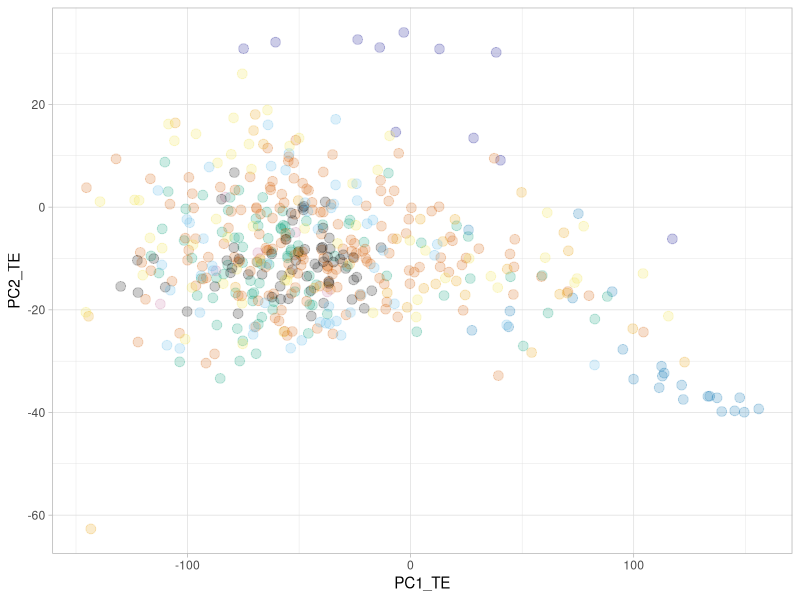
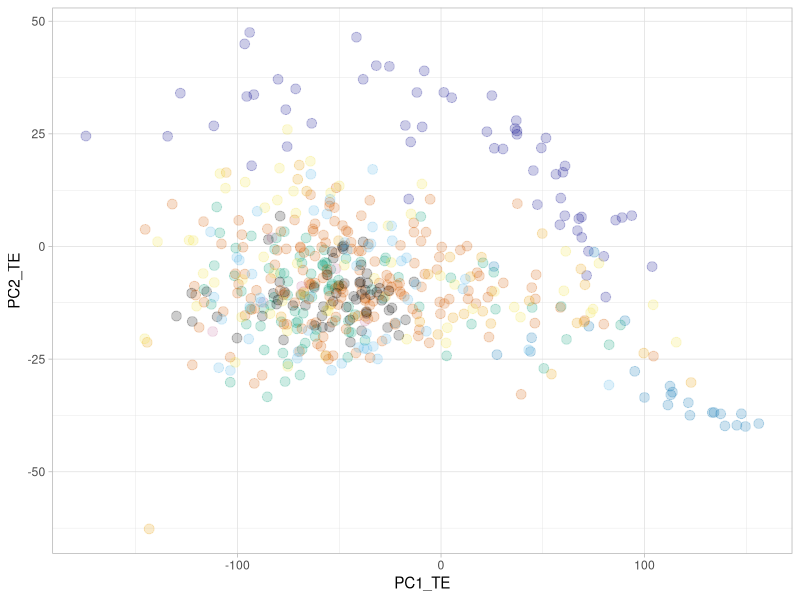
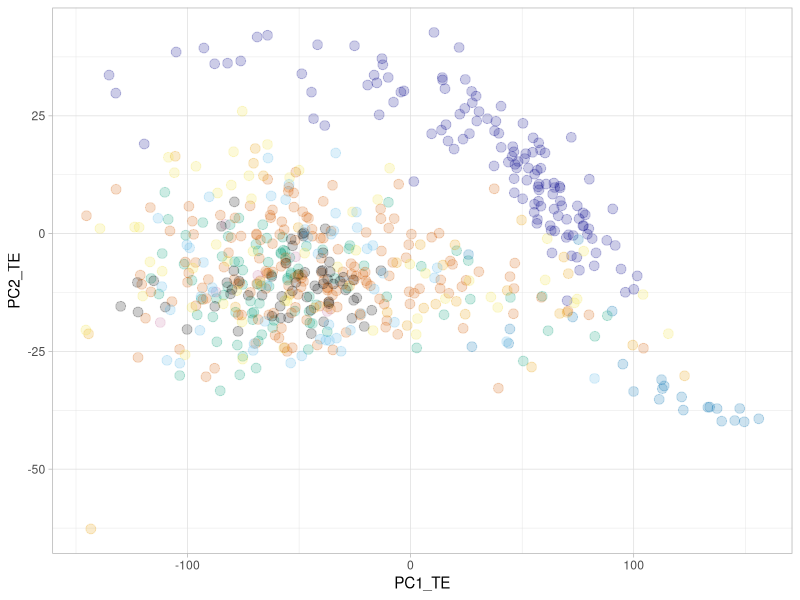
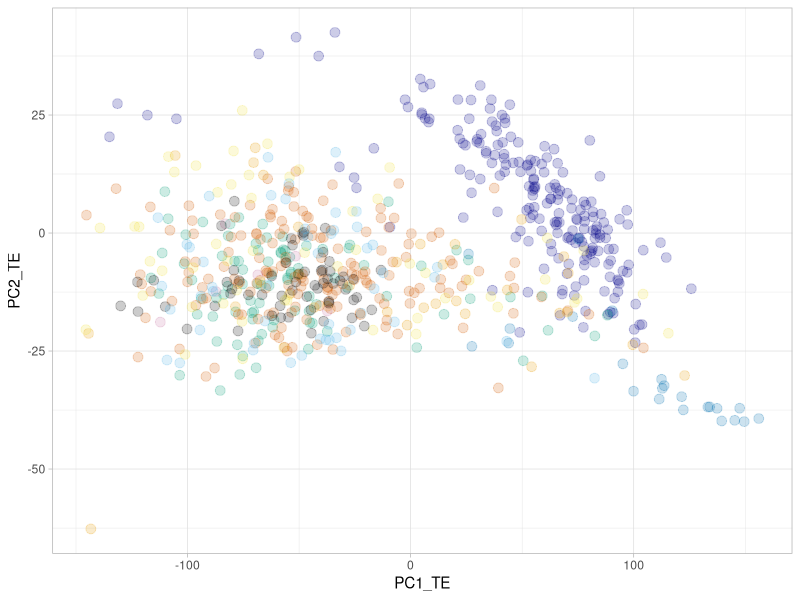
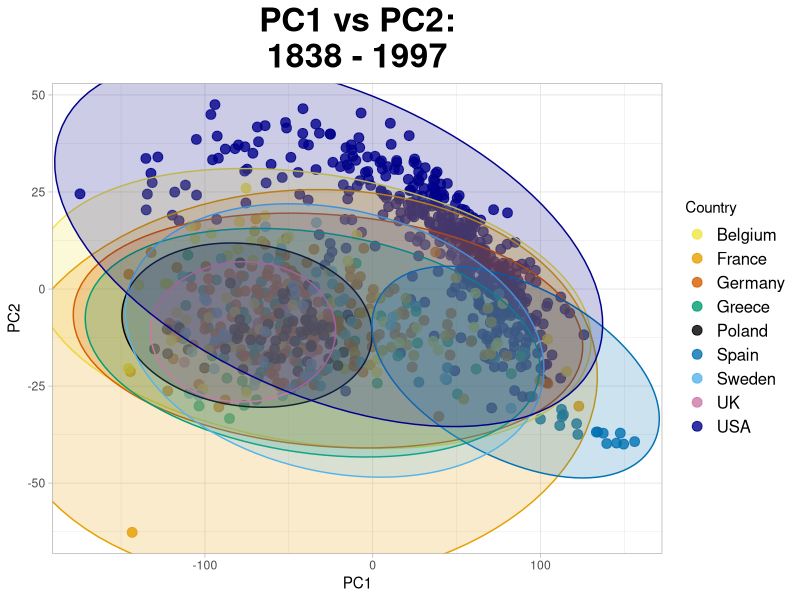

Write the R code that produced these figures, in order. (Note: this script raises an error after producing the figures.)
################################
#Transposon Clusters############
################################

library(car)
library(dplyr)  # For data manipulation
library(ggplot2)
library(ggforce)  # For confidence ellipses

pca_data <- read.csv("herbarium_structure_dataframe_542025.csv")
countries <- pca_data$Country

# Assign colors to each country
country_colors <- as.factor(countries)  # Convert countries to a factor
palette <- rainbow(length(levels(country_colors)))  # Generate a color palette
point_colors <- palette[country_colors]  # Map countries to colors

colorBlindBlack8 <- c("#F0E442", "#E69F00", "#D55E00", "#009E73", 
                      "#000000", "#0072B2", "#56B4E9", "#CC79A7", "darkblue")

# Plot using ggplot for Ttotal
Ttotal <- ggplot(pca_data, aes(x = PC1_TE, y = PC2_TE, color = Country)) +
  geom_point(size = 3, alpha = 0.8) +  # Scatter plot
  geom_mark_ellipse(aes(fill = Country), alpha = 0.2, show.legend = FALSE) +  # Confidence ellipses
  scale_color_manual(values = colorBlindBlack8) +  # Apply dynamically generated palette
  scale_fill_manual(values = colorBlindBlack8) +  # Match fill colors for ellipses
  labs(title = "PC1 vs PC2:\n1838 - 1997", x = "PC1", y = "PC2") +  # Labels
  theme_light() +
  theme(
    plot.title = element_text(hjust = 0.5, face = "bold", size = 24),  # Center, bold, and increase size
    legend.text = element_text(size = 12)  # Increase legend text size
  ) 

min_year <- min(pca_data[!is.na(pca_data$Year), "Year"])  # Get the minimum year from the data

# Filter the data
filtered_data_T1 <- pca_data %>%
    filter(
        (H_C == "C") | (H_C == "H" & Year >= min_year & Year <= min_year + 39)
    )

# Filter the data
filtered_data_T2 <- pca_data %>%
    filter(
        (H_C == "C") | (H_C == "H" & Year >= min_year + 40 & Year <= min_year + 79)
    )

# Filter the data
filtered_data_T3 <- pca_data %>%
    filter(
        (H_C == "C") | (H_C == "H" & Year >= min_year + 80 & Year <= min_year + 119)
    )

# Filter the data
filtered_data_T4 <- pca_data %>%
    filter(
        (H_C == "C") | (H_C == "H" & Year >= min_year + 120 & Year <= min_year + 159)
    )


# Plot using ggplot for filtered_data_T1
T1 <- ggplot(filtered_data_T1, aes(x = PC1_TE, y = PC2_TE, color = Country)) +
  geom_point(aes(alpha = 0.2), size = 3) +  # Adjust alpha for "C" rows
  scale_color_manual(values = colorBlindBlack8) +  # Apply dynamically generated palette
  scale_fill_manual(values = colorBlindBlack8) +  # Match fill colors for ellipses
  scale_alpha_identity() +  # Use the alpha values directly
  theme_light() + theme(legend.position = "none", plot.title = element_text(hjust = 0.5))

# Repeat for filtered_data_T2
T2 <- ggplot(filtered_data_T2, aes(x = PC1_TE, y = PC2_TE, color = Country)) +
  geom_point(aes(alpha = 0.2), size = 3) +  # Adjust alpha for "C" rows
  scale_color_manual(values = colorBlindBlack8) +  # Apply dynamically generated palette
  scale_fill_manual(values = colorBlindBlack8) +  # Match fill colors for ellipses
  scale_alpha_identity() +  # Use the alpha values directly
  theme_light() + theme(legend.position = "none", plot.title = element_text(hjust = 0.5))

# Repeat for filtered_data_T3
T3 <- ggplot(filtered_data_T3, aes(x = PC1_TE, y = PC2_TE, color = Country)) +
  geom_point(aes(alpha = 0.2), size = 3) +  # Adjust alpha for "C" rows
  scale_color_manual(values = colorBlindBlack8) +  # Apply dynamically generated palette
  scale_fill_manual(values = colorBlindBlack8) +  # Match fill colors for ellipses
  scale_alpha_identity() +  # Use the alpha values directly
  theme_light() + theme(legend.position = "none", plot.title = element_text(hjust = 0.5))

# Repeat for filtered_data_T4
T4 <- ggplot(filtered_data_T4, aes(x = PC1_TE, y = PC2_TE, color = Country)) +
  geom_point(aes(alpha = 0.2), size = 3) +  # Adjust alpha for "C" rows
  scale_color_manual(values = colorBlindBlack8) +  # Apply dynamically generated palette
  scale_fill_manual(values = colorBlindBlack8) +  # Match fill colors for ellipses
  scale_alpha_identity() +  # Use the alpha values directly
  theme_light() + theme(legend.position = "none", plot.title = element_text(hjust = 0.5))

# Arrange the plots
combined_plot <- ggarrange(
    Ttotal,  # The total plot
    ggarrange(T1, T2, T3, T4, ncol = 4, labels = c("1838 - 1877", "1878 - 1917", "1918 - 1957", "1958 - 1997")),  # The four smaller plots
    nrow = 2,  # Two rows: one for Ttotal, one for T1-T4
    heights = c(2, 1)  # Make Ttotal twice the height of the row with T1-T4
)

# Display the combined plot
print(combined_plot)

colorBlindBlack8 <- c("#000000", "#E69F00", 
                      "#56B4E9", "darkblue")

pca_data_UFS <- pca_data[pca_data$Country == "UK" | pca_data$Country == "France" | pca_data$Country == "Spain" | pca_data$Country == "USA",]


Ttotal_UFS <- ggplot(pca_data_UFS, aes(x = PC1_TE, y = PC2_TE, color = Country)) +
  geom_point(size = 3, alpha = 0.5) +  # Scatter plot
  geom_mark_ellipse(aes(fill = Country), alpha = 0.2, show.legend = FALSE) + ggtitle("Herbarium Samples from 1838-1997\n& Contemporary European Native Range Samples") +  # Confidence ellipses
  scale_color_manual(
    values = colorBlindBlack8,
    breaks = c("USA", "France", "Spain", "UK"),  # Change order
    labels = c("Herbarium", "France", "Spain", "UK")  # Update labels
  ) +
  scale_fill_manual(
    values = colorBlindBlack8,
    breaks = c("USA", "France", "Spain", "UK"),  # Change order
    labels = c("Herbarium", "France", "Spain", "UK")  # Update labels
  ) +
  labs(x = "PC1", y = "PC2") +  # Labels
  theme_light() +
  theme(
    plot.title = element_text(hjust = 0.5,face="bold",size = 16),  # Center, bold, and increase size
    legend.title = element_blank(),  # Remove legend title
    legend.text = element_text(size = 12)  # Increase legend text size
  ) 

# Filter the data
filtered_data_T1_UFS <- pca_data_UFS %>%
    filter(
        (H_C == "C") | (H_C == "H" & Year >= min_year & Year <= min_year + 39)
    )

# Filter the data
filtered_data_T2_UFS <- pca_data_UFS %>%
    filter(
        (H_C == "C") | (H_C == "H" & Year >= min_year + 40 & Year <= min_year + 79)
    )

# Filter the data
filtered_data_T3_UFS <- pca_data_UFS %>%
    filter(
        (H_C == "C") | (H_C == "H" & Year >= min_year + 80 & Year <= min_year + 119)
    )

# Filter the data
filtered_data_T4_UFS <- pca_data_UFS %>%
    filter(
        (H_C == "C") | (H_C == "H" & Year >= min_year + 120 & Year <= min_year + 159)
    )

colorBlindBlack8 <- c("#E69F00", 
                      "#56B4E9","darkblue","#000000")

# Plot using ggplot for filtered_data_T1_UFS
T1_UFS <- ggplot(filtered_data_T1_UFS, aes(x = PC1_TE, y = PC2_TE, color = Country)) +
  geom_point(aes(alpha = 0.2), size = 3) + ggtitle("1838 - 1877") +  # Adjust alpha for "C" rows
  scale_color_manual(values = colorBlindBlack8) +  # Apply dynamically generated palette
  scale_fill_manual(values = colorBlindBlack8) +  # Match fill colors for ellipses
  scale_alpha_identity() +  # Use the alpha values directly
  theme_light() + theme(axis.text = element_blank(),legend.position = "none", plot.title = element_text(hjust = 0.5,face="bold"))

# Repeat for filtered_data_T2_UFS
T2_UFS <- ggplot(filtered_data_T2_UFS, aes(x = PC1_TE, y = PC2_TE, color = Country)) +
  geom_point(aes(alpha = 0.2), size = 3) + ggtitle("1878 - 1917") +  # Adjust alpha for "C" rows
  scale_color_manual(values = colorBlindBlack8) +  # Apply dynamically generated palette
  scale_fill_manual(values = colorBlindBlack8) +  # Match fill colors for ellipses
  scale_alpha_identity() +  # Use the alpha values directly
  theme_light() + theme(axis.text = element_blank(),legend.position = "none", plot.title = element_text(hjust = 0.5,face="bold"))

# Repeat for filtered_data_T3_UFS
T3_UFS <- ggplot(filtered_data_T3_UFS, aes(x = PC1_TE, y = PC2_TE, color = Country)) +
  geom_point(aes(alpha = 0.2), size = 3) +  ggtitle("1918 - 1957") + # Adjust alpha for "C" rows
  scale_color_manual(values = colorBlindBlack8) +  # Apply dynamically generated palette
  scale_fill_manual(values = colorBlindBlack8) +  # Match fill colors for ellipses
  scale_alpha_identity() +  # Use the alpha values directly
  theme_light() + theme(axis.text = element_blank(),legend.position = "none", plot.title = element_text(hjust = 0.5,face="bold"))

# Repeat for filtered_data_T4_UFS
T4_UFS <- ggplot(filtered_data_T4_UFS, aes(x = PC1_TE, y = PC2_TE, color = Country)) +
  geom_point(aes(alpha = 0.2), size = 3) +  ggtitle("1958 - 1997") + # Adjust alpha for "C" rows
  scale_color_manual(values = colorBlindBlack8) +  # Apply dynamically generated palette
  scale_fill_manual(values = colorBlindBlack8) +  # Match fill colors for ellipses
  scale_alpha_identity() +  # Use the alpha values directly
  theme_light() + theme(axis.text = element_blank(),legend.position = "none", plot.title = element_text(hjust = 0.5,face="bold"))

# Arrange the plots
combined_plot_UFS <- ggarrange(
    Ttotal_UFS,  # The total plot
    ggarrange(T1_UFS, T2_UFS, T3_UFS, T4_UFS, ncol = 4),  # The four smaller plots
    nrow = 2,  # Two rows: one for Ttotal, one for T1-T4
    heights = c(2, 1)  # Make Ttotal twice the height of the row with T1-T4
)

# Display the combined plot
print(combined_plot_UFS)
